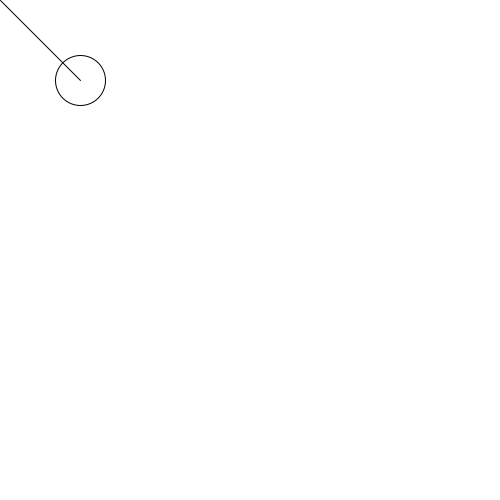
Frame 1 (no input)
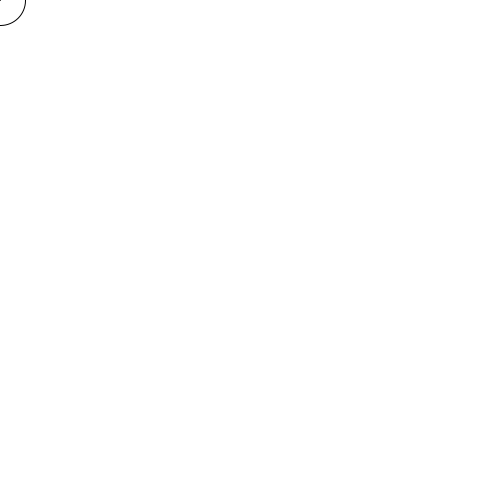
Frame 60 (the mouse pressed at the canvas centre just before this capture)
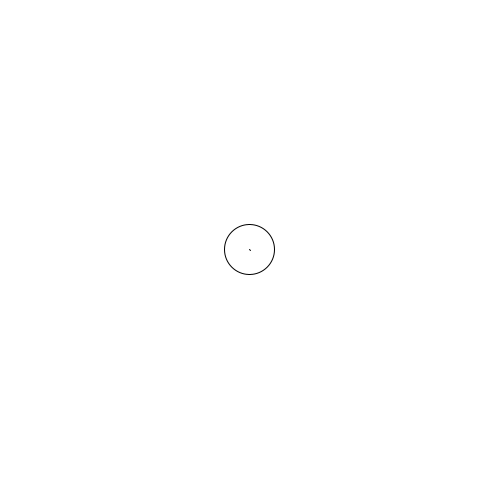
Frame 120 (the mouse held since frame 60 and released just before this capture)

The Processing sketch that drew these frames (run headless with seeded random() and noise(); from frame 60 on, the mouse is pressed at the canvas centre):

// Processing sketch: processing_63656
// ── processing_63656.pde

  float a=100;
  float b=100;

void setup(){
  size (500,500);
}

void draw(){
  background (255);

  a = a+((mouseX-a)/5.0);
  b = b+((mouseY-b)/5.0);
  ellipse (a, b, 50, 50);
  line (mouseX, mouseY, a, b);
}
